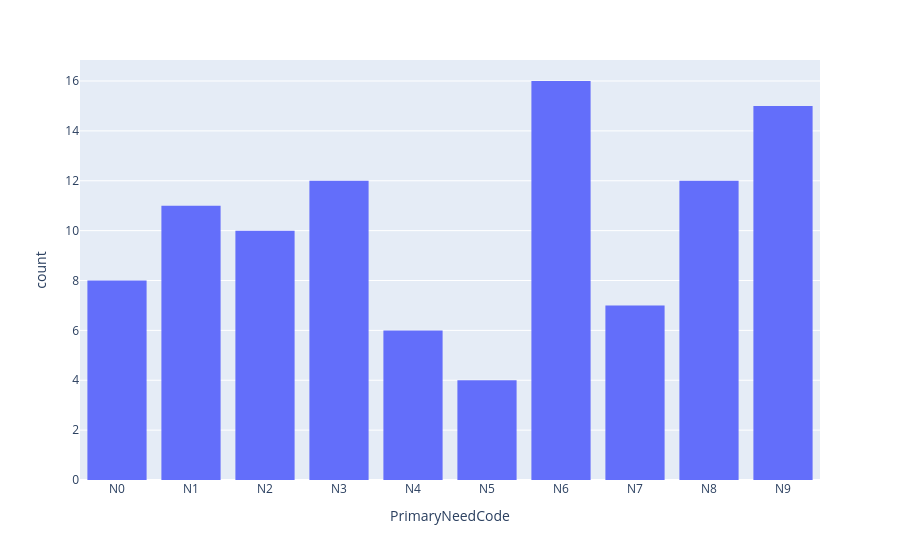

Notebook cell for this chart:
### Code cell
import plotly.graph_objects as go

pnc_bar = px.histogram(cin,
                       x='PrimaryNeedCode')

pnc_bar.update_xaxes(categoryorder='category ascending')

pnc_bar.show()

### Figure 1 — Plotly figure (JSON) as saved in the notebook; plotly's stock layout.template omitted (floating-point values rounded to 4 significant figures)
{"data": [{"bingroup": "x", "hovertemplate": "PrimaryNeedCode=%{x}<br>count=%{y}<extra></extra>", "legendgroup": "", "marker": {"color": "#636efa", "pattern": {"shape": ""}}, "name": "", "orientation": "v", "showlegend": false, "type": "histogram", "x": ["N6", "N8", "N9", "N4", "N9", "N3", "N3", "N8", "N6", "N9", "N1", "N6", "N6", "N8", "N6", "N9", "N2", "N8", "N1", "N6", "N0", "N3", "N8", "N7", "N0", "N9", "N6", "N3", "N3", "N9", "N9", "N4", "N5", "N0", "N4", "N8", "N6", "N5", "N2", "N7", "N0", "N1", "N6", "N2", "N1", "N1", "N4", "N6", "N7", "N8", "N8", "N7", "N1", "N0", "N3", "N2", "N3", "N8", "N8", "N9", "N5", "N0", "N6", "N3", "N2", "N3", "N6", "N5", "N1", "N9", "N2", "N0", "N9", "N0", "N2", "N1", "N2", "N7", "N1", "N9", "N3", "N3", "N8", "N8", "N6", "N2", "N1", "N3", "N9", "N7", "N1", "N4", "N6", "N7", "N2", "N6", "N4", "N9", "N6", "N9", "N9"], "xaxis": "x", "yaxis": "y"}], "layout": {"barmode": "relative", "legend": {"tracegroupgap": 0}, "margin": {"t": 60}, "xaxis": {"anchor": "y", "categoryorder": "category ascending", "domain": [0, 1], "title": {"text": "PrimaryNeedCode"}}, "yaxis": {"anchor": "x", "domain": [0, 1], "title": {"text": "count"}}}}
